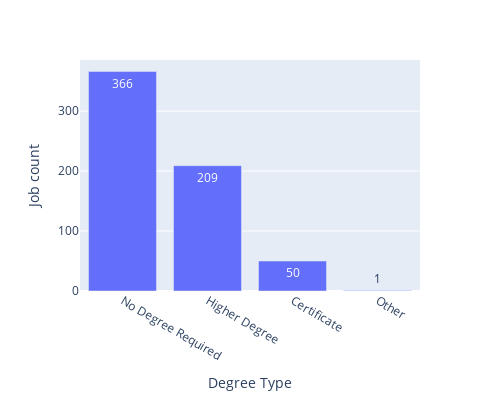

Notebook source saved alongside this figure:
### Code cell
new_df = data['degree_qual'].value_counts().rename_axis('degree_qual').reset_index(name='Jobs')

fig = px.bar(new_df, x="degree_qual", y="Jobs",
             labels={"degree_qual": "Degree Type", "Jobs": "Job count"},
             text="Jobs",
             width=500, height=400)
fig.show()

### Figure 1 — Plotly figure (JSON) as saved in the notebook; plotly's stock layout.template omitted (floating-point values rounded to 4 significant figures)
{"data": [{"alignmentgroup": "True", "hovertemplate": "Degree Type=%{x}<br>Job count=%{text}<extra></extra>", "legendgroup": "", "marker": {"color": "#636efa", "pattern": {"shape": ""}}, "name": "", "offsetgroup": "", "orientation": "v", "showlegend": false, "text": [366, 209, 50, 1], "textposition": "auto", "type": "bar", "x": ["No Degree Required", "Higher Degree", "Certificate", "Other"], "xaxis": "x", "y": [366, 209, 50, 1], "yaxis": "y"}], "layout": {"barmode": "relative", "height": 400, "legend": {"tracegroupgap": 0}, "margin": {"t": 60}, "width": 500, "xaxis": {"anchor": "y", "domain": [0, 1], "title": {"text": "Degree Type"}}, "yaxis": {"anchor": "x", "domain": [0, 1], "title": {"text": "Job count"}}}}
